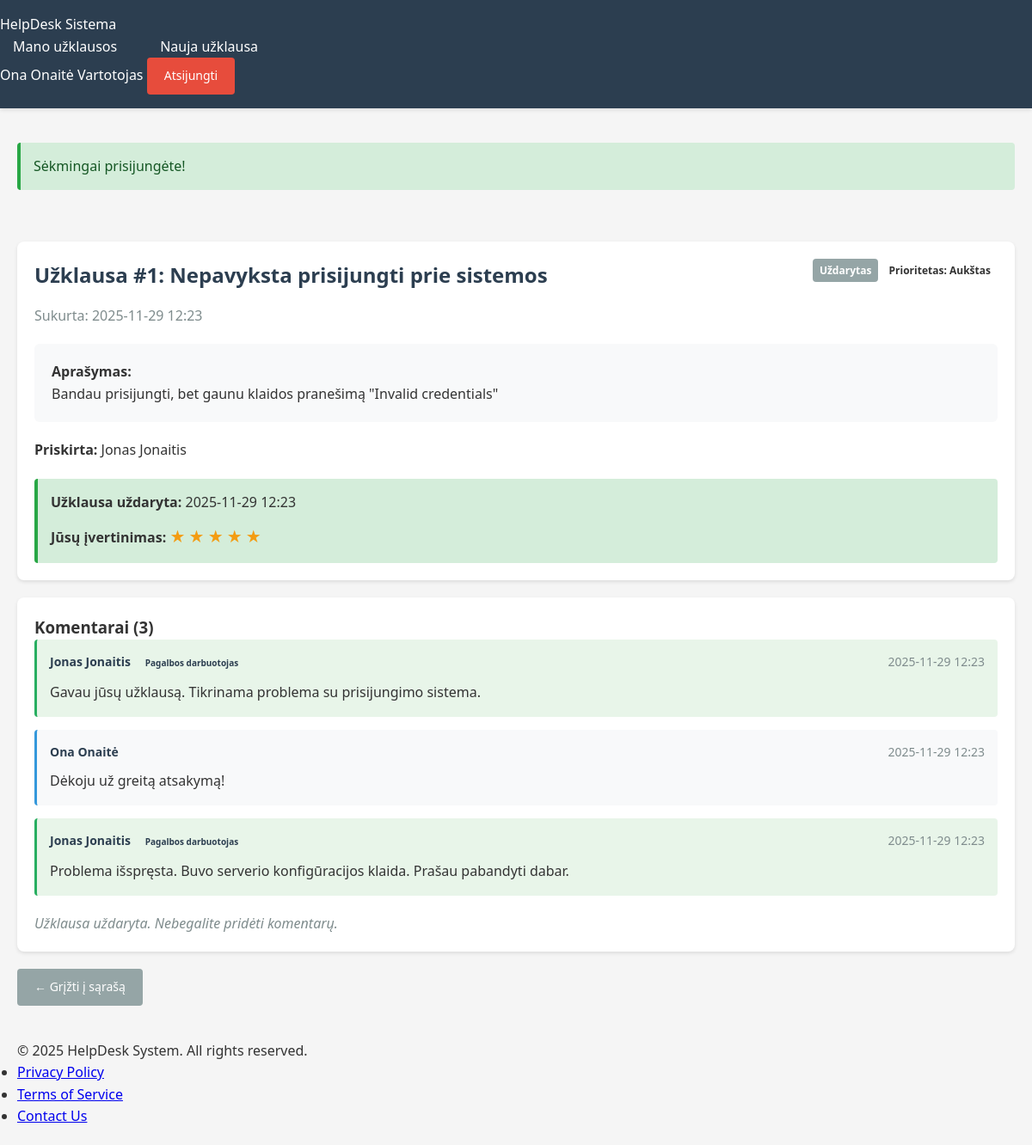
/src/views/user/view-ticket.php?id=1 (signed in), run on the app's committed database.
### tables this page shows
CREATE TABLE users (
    id INT AUTO_INCREMENT PRIMARY KEY,
    username VARCHAR(50) NOT NULL UNIQUE,
    email VARCHAR(100) NOT NULL UNIQUE,
    password VARCHAR(255) NOT NULL,
    full_name VARCHAR(100) NOT NULL,
    role ENUM('admin', 'staff', 'user') NOT NULL DEFAULT 'user',
    created_at TIMESTAMP DEFAULT CURRENT_TIMESTAMP,
    updated_at TIMESTAMP DEFAULT CURRENT_TIMESTAMP ON UPDATE CURRENT_TIMESTAMP,
    INDEX idx_username (username),
    INDEX idx_email (email),
    INDEX idx_role (role)
);

CREATE TABLE tickets (
    id INT AUTO_INCREMENT PRIMARY KEY,
    user_id INT NOT NULL,
    assigned_to INT NULL,
    title VARCHAR(255) NOT NULL,
    description TEXT NOT NULL,
    status ENUM('naujas', 'vykdomas', 'laukiama', 'uždarytas') DEFAULT 'naujas',
    priority ENUM('žemas', 'vidutinis', 'aukštas') DEFAULT 'vidutinis',
    rating INT NULL CHECK (rating BETWEEN 1 AND 5),
    created_at TIMESTAMP DEFAULT CURRENT_TIMESTAMP,
    updated_at TIMESTAMP DEFAULT CURRENT_TIMESTAMP ON UPDATE CURRENT_TIMESTAMP,
    closed_at TIMESTAMP NULL,
    FOREIGN KEY (user_id) REFERENCES users(id) ON DELETE CASCADE,
    FOREIGN KEY (assigned_to) REFERENCES users(id) ON DELETE SET NULL,
    INDEX idx_user (user_id),
    INDEX idx_assigned (assigned_to),
    INDEX idx_status (status),
    INDEX idx_priority (priority)
);

CREATE TABLE comments (
    id INT AUTO_INCREMENT PRIMARY KEY,
    ticket_id INT NOT NULL,
    user_id INT NOT NULL,
    comment TEXT NOT NULL,
    is_internal BOOLEAN DEFAULT FALSE,
    created_at TIMESTAMP DEFAULT CURRENT_TIMESTAMP,
    FOREIGN KEY (ticket_id) REFERENCES tickets(id) ON DELETE CASCADE,
    FOREIGN KEY (user_id) REFERENCES users(id) ON DELETE CASCADE,
    INDEX idx_ticket (ticket_id),
    INDEX idx_user (user_id)
);

### src/config/config.php (called while the page is built, shortened)
<?php
function isLoggedIn() {
    return isset($_SESSION['user_id']);
}
function hasRole($role) {
    return isset($_SESSION['role']) && $_SESSION['role'] === $role;
}
function getMessage() {
    if (isset($_SESSION['message'])) {
        $message = $_SESSION['message'];
        $type = $_SESSION['message_type'] ?? 'info';
        return ['message' => $message, 'type' => $type];
    }
    return null;
}
function escape($string) {
    return htmlspecialchars($string, ENT_QUOTES, 'UTF-8');
}
function getCurrentUser() {
    global $pdo;
    try {
        $stmt = $pdo->prepare("SELECT * FROM users WHERE id = ?");
        $stmt->execute([$_SESSION['user_id']]);
        return $stmt->fetch();
    } catch (PDOException $e) {
        return null;
    }
}
?>

### src/views/user/view-ticket.php (the view, shortened to what this page needs)
<?php
require_once __DIR__ . '/../../config/config.php';
require_once __DIR__ . '/../../config/database.php';
$ticket_id = $_GET['id'] ?? 0;
$error = '';
try {
    $stmt = $pdo->prepare("
        SELECT t.*,
               u.full_name as creator_name,
               s.full_name as staff_name
        FROM tickets t
        LEFT JOIN users u ON t.user_id = u.id
        LEFT JOIN users s ON t.assigned_to = s.id
        WHERE t.id = ? AND t.user_id = ?
    ");
    $stmt->execute([$ticket_id, $_SESSION['user_id']]);
    $ticket = $stmt->fetch();
} catch (PDOException $e) {
    setMessage('Klaida gaunant užklausą', 'danger');
    redirect('/src/views/user/my-tickets.php');
}
try {
    $stmt = $pdo->prepare("
        SELECT c.*, u.full_name, u.role
        FROM comments c
        JOIN users u ON c.user_id = u.id
        WHERE c.ticket_id = ? AND c.is_internal = 0
        ORDER BY c.created_at ASC
    ");
    $stmt->execute([$ticket_id]);
    $comments = $stmt->fetchAll();
} catch (PDOException $e) {
    $comments = [];
}
include __DIR__ . '/../layouts/header.php';
?>
<div class="container">
    <div class="card">
        <div style="display: flex; justify-content: space-between; align-items: start; margin-bottom: 20px;">
            <div>
                <h2>Užklausa #<?php echo $ticket['id']; ?>: <?php echo escape($ticket['title']); ?></h2>
                <p style="color: #7f8c8d; margin-top: 5px;">
                    Sukurta: <?php echo date('Y-m-d H:i', strtotime($ticket['created_at'])); ?>
                </p>
            </div>
            <div style="text-align: right;">
                <span class="badge badge-<?php
                    echo $ticket['status'] === 'naujas' ? 'new' :
                        ($ticket['status'] === 'vykdomas' ? 'in-progress' :
                        ($ticket['status'] === 'laukiama' ? 'waiting' : 'closed'));
                ?>">
                    <?php echo ucfirst(escape($ticket['status'])); ?>
                </span>
                <span class="badge priority-<?php echo $ticket['priority']; ?>">
                    Prioritetas: <?php echo ucfirst(escape($ticket['priority'])); ?>
                </span>
            </div>
        </div>
        <div style="padding: 20px; background: #f8f9fa; border-radius: 6px; margin-bottom: 20px;">
            <h4>Aprašymas:</h4>
            <p><?php echo nl2br(escape($ticket['description'])); ?></p>
        </div>
        <?php if ($ticket['assigned_to']): ?>
            <p><strong>Priskirta:</strong> <?php echo escape($ticket['staff_name']); ?></p>
        <?php else: ?>
            <p style="color: #e67e22;"><strong>Būsena:</strong> Dar nepriskirta darbuotojui</p>
        <?php endif; ?>
        <?php if ($ticket['status'] === 'uždarytas'): ?>
            <div style="margin-top: 20px; padding: 15px; background: #d4edda; border-left: 4px solid #28a745; border-radius: 4px;">
                <strong>Užklausa uždaryta:</strong> <?php echo date('Y-m-d H:i', strtotime($ticket['closed_at'])); ?>
                <?php if ($ticket['rating']): ?>
                    <p style="margin-top: 10px;">
                        <strong>Jūsų įvertinimas:</strong>
                        <?php for ($i = 1; $i <= 5; $i++): ?>
                            <span style="color: <?php echo $i <= $ticket['rating'] ? '#f39c12' : '#ddd'; ?>; font-size: 20px;">★</span>
                        <?php endfor; ?>
                    </p>
                <?php endif; ?>
            </div>
        <?php endif; ?>
    </div>
    <div class="card">
        <h3>Komentarai (<?php echo count($comments); ?>)</h3>
        <?php if (empty($comments)): ?>
            <p style="color: #7f8c8d;">Dar nėra komentarų</p>
        <?php else: ?>
            <?php foreach ($comments as $comment): ?>
                <div class="comment <?php echo $comment['role'] === 'staff' || $comment['role'] === 'admin' ? 'staff-comment' : ''; ?>">
                    <div class="comment-header">
                        <span class="comment-author">
                            <?php echo escape($comment['full_name']); ?>
                            <?php if ($comment['role'] === 'staff' || $comment['role'] === 'admin'): ?>
                                <span class="badge badge-success" style="font-size: 10px; margin-left: 5px;">Pagalbos darbuotojas</span>
                            <?php endif; ?>
                        </span>
                        <span class="comment-date"><?php echo date('Y-m-d H:i', strtotime($comment['created_at'])); ?></span>
                    </div>
                    <div class="comment-body">
                        <?php echo nl2br(escape($comment['comment'])); ?>
                    </div>
                </div>
            <?php endforeach; ?>
        <?php endif; ?>
        <?php if ($ticket['status'] !== 'uždarytas'): ?>
            <div style="margin-top: 20px; padding-top: 20px; border-top: 2px solid #e0e6ed;">
                <h4>Pridėti komentarą</h4>
                <?php if ($error): ?>
                    <div class="alert alert-danger"><?php echo escape($error); ?></div>
                <?php endif; ?>
                <form method="POST">
                    <div class="form-group">
                        <textarea name="comment" class="form-control"
                                  placeholder="Jūsų komentaras ar papildoma informacija..."
                                  required></textarea>
                    </div>
                    <button type="submit" name="add_comment" class="btn btn-primary">Pridėti komentarą</button>
                </form>
            </div>
        <?php else: ?>
            <p style="color: #7f8c8d; margin-top: 20px;">
                <em>Užklausa uždaryta. Nebegalite pridėti komentarų.</em>
            </p>
        <?php endif; ?>
    </div>
    <a href="/src/views/user/my-tickets.php" class="btn btn-secondary">← Grįžti į sąrašą</a>
</div>
<?php include __DIR__ . '/../layouts/footer.php'; ?>

### src/views/layouts/header.php (shortened to what this page needs)
<?php
require_once __DIR__ . '/../../config/config.php';
$currentUser = null;
if (isLoggedIn()) {
    $currentUser = getCurrentUser();
}
$currentPage = basename($_SERVER['PHP_SELF']);
?>
<!DOCTYPE html>
<html lang="lt">
<head>
    <link rel="stylesheet" href="/assets/css/style.css">
</head>
<body>
    <header>
        <div class="header-container">
            <div class="logo">
                <a href="/" style="color: white; text-decoration: none;"><?php echo SITE_NAME; ?></a>
            </div>
            <?php if ($currentUser): ?>
                <nav>
                    <ul>
                        <?php if (hasRole(ROLE_ADMIN)): ?>
                            <li><a href="/src/views/admin/dashboard.php" class="<?php echo $currentPage === 'dashboard.php' ? 'active' : ''; ?>">Valdymo skydas</a></li>
                            <li><a href="/src/views/admin/users.php">Vartotojai</a></li>
                            <li><a href="/src/views/admin/tickets.php">Visos užklausos</a></li>
                        <?php elseif (hasRole(ROLE_STAFF)): ?>
                            <li><a href="/src/views/staff/tickets.php" class="<?php echo $currentPage === 'tickets.php' ? 'active' : ''; ?>">Mano užklausos</a></li>
                        <?php else: ?>
                            <li><a href="/src/views/user/my-tickets.php" class="<?php echo $currentPage === 'my-tickets.php' ? 'active' : ''; ?>">Mano užklausos</a></li>
                            <li><a href="/src/views/user/create-ticket.php">Nauja užklausa</a></li>
                        <?php endif; ?>
                    </ul>
                </nav>
                <div class="user-info">
                    <span class="username"><?php echo escape($currentUser['full_name'] ?? $currentUser['username']); ?></span>
                    <span class="role-badge">
                        <?php
                        if (hasRole(ROLE_ADMIN)) echo 'Administratorius';
                        elseif (hasRole(ROLE_STAFF)) echo 'Darbuotojas';
                        else echo 'Vartotojas';
                        ?>
                    </span>
                    <a href="/src/views/auth/logout.php" class="btn btn-sm btn-danger">Atsijungti</a>
                </div>
            <?php endif; ?>
        </div>
    </header>
    <?php
    $message = getMessage();
    if ($message):
    ?>
        <div class="container" style="margin-top: 20px;">
            <div class="alert alert-<?php echo $message['type']; ?>">
                <?php echo escape($message['message']); ?>
            </div>
        </div>
    <?php endif; ?>

### public/assets/css/style.css (style rules this page uses)
* { margin: 0; padding: 0; box-sizing: border-box; }
body { font-family: 'Segoe UI', Tahoma, Geneva, Verdana, sans-serif; background-color: #f5f5f5; color: #333; line-height: 1.6; }
.container { max-width: 1200px; margin: 0 auto; padding: 20px; }
header { background-color: #2c3e50; color: white; padding: 1rem 0; box-shadow: 0 2px 5px rgba(0,0,0,0.1); }
nav ul { list-style: none; display: flex; gap: 20px; }
nav a { color: white; text-decoration: none; padding: 8px 15px; border-radius: 4px; transition: background-color 0.3s; }
.card { background: white; border-radius: 8px; padding: 20px; margin-bottom: 20px; box-shadow: 0 2px 4px rgba(0,0,0,0.1); }
.card h2 { margin-bottom: 15px; color: #2c3e50; }
.btn { display: inline-block; padding: 10px 20px; border: none; border-radius: 4px; cursor: pointer; text-decoration: none; font-size: 14px; transition: background-color 0.3s; }
.btn-danger { background-color: #e74c3c; color: white; }
.btn-secondary { background-color: #95a5a6; color: white; }
.alert { padding: 15px; border-radius: 4px; margin-bottom: 20px; }
.alert-success { background-color: #d4edda; border-left: 4px solid #28a745; color: #155724; }
.badge { display: inline-block; padding: 4px 8px; border-radius: 4px; font-size: 12px; font-weight: 600; }
.badge-closed { background-color: #95a5a6; color: white; }
.comment { background-color: #f8f9fa; padding: 15px; border-radius: 4px; margin-bottom: 15px; border-left: 3px solid #3498db; }
.comment.staff-comment { border-left-color: #27ae60; background-color: #e8f5e9; }
.comment-header { display: flex; justify-content: space-between; margin-bottom: 10px; font-size: 14px; }
.comment-author { font-weight: 600; color: #2c3e50; }
.comment-date { color: #7f8c8d; }
.comment-body { color: #333; }

### data on the page
users: full_name "Ona Onaitė"
tickets: id "1", title "Nepavyksta prisijungti prie sistemos", created_at "2025-11-29 12:23", status "Uždarytas", priority "Aukštas", description "Bandau prisijungti, bet gaunu klaidos pranešimą \"Invalid credentials\"", assigned_to.full_name "Jonas Jonaitis", closed_at "2025-11-29 12:23", rating 5 (drawn)
comments: user.full_name "Jonas Jonaitis", shows "Pagalbos darbuotojas", created_at "2025-11-29 12:23", comment "Gavau jūsų užklausą. Tikrinama problema su prisijungimo sistema."
comments: user.full_name "Ona Onaitė", created_at "2025-11-29 12:23", comment "Dėkoju už greitą atsakymą!"
comments: user.full_name "Jonas Jonaitis", shows "Pagalbos darbuotojas", created_at "2025-11-29 12:23", comment "Problema išspręsta. Buvo serverio konfigūracijos klaida. Prašau pabandyti dabar."

### other printed values
SITE_NAME "HelpDesk Sistema"
$message['message'] "Sėkmingai prisijungėte!"
count($comments) "3"
